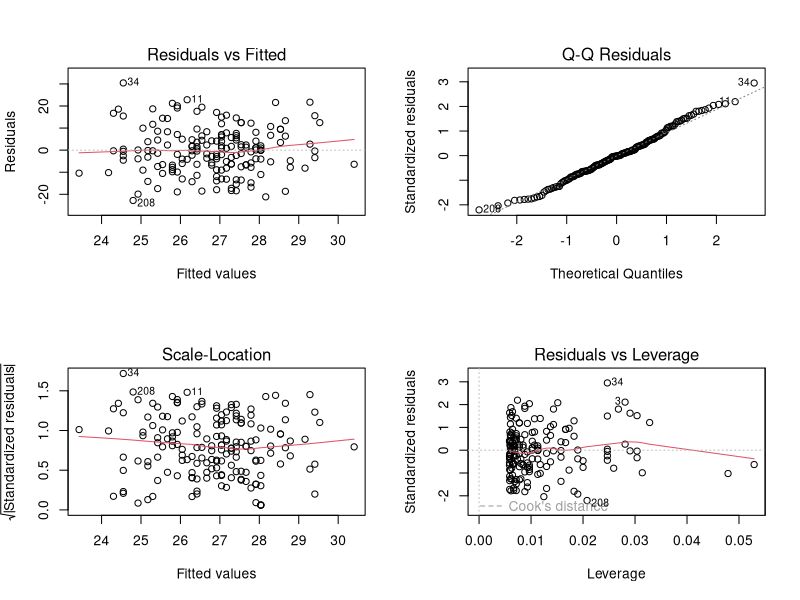
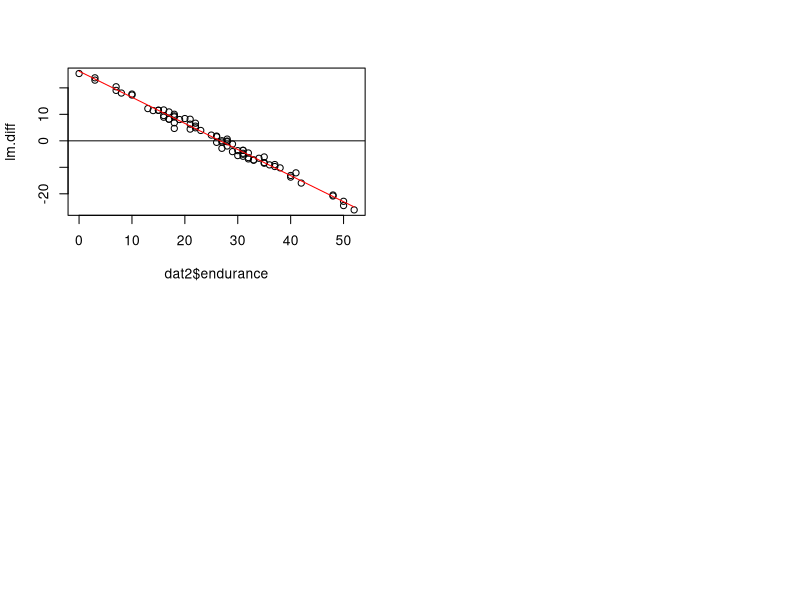

Source code (R) for these figures, in order:
# set working directory
setwd("D:/Coaching/Business Intelligence/Data")


# read dataset regtest.csv
dat<-read.csv("regtest.csv")


# what is dat
class(dat)

# the sampling for learning and validation dataset will start now

# set seed for random number generation
myseed<-2


set.seed(myseed)


#check what seq_len() does
seq_len(nrow(dat))

# get the learning dataset with 70% records
dat1<-dat[sample(seq_len(nrow(dat)),0.7*nrow(dat),replace=F),]

# get the validation dataset with records of dat minus the ones in dat1
uniq<-setdiff(dat$pid,dat1$pid)
dat2<-dat[dat$pid %in% uniq,]

# write dat1 and dat2 as csv files back to working directory

write.csv(dat1,"regtest_s1.csv")



# but the above command gives also the row names in the new csv file, thus use the following
write.csv(dat1,"regtest_s1.csv",row.names=F)
write.csv(dat2,"regtest_s2.csv",row.names=F)

head(dat1,n=5)

# run linear regression to find out endurance
lm.r<-lm(endurance~age, data=dat1)
summary(lm.r)
anova(lm.r)

# plot the regression model
layout(matrix(c(1,2,3,4),2,2,byrow=T))
plot(lm.r)

# predict the data based on the model
lm.p<-predict(lm.r,newdata=dat2,level=0.95,interval="confidence")

# plot the endurance value along with the error in prediction
lm.diff<-lm.p[,1]-dat2$endurance
plot(lm.diff~dat2$endurance)

# draw a line at y=0, and also the difference vs actual values\
abline(h=0)
lines(smooth.spline(lm.diff~dat2$endurance),col="red")


# the score can be saved in a csv file
write.csv(lm.p,"regtest_pred.csv")

# however, to compare the result, one would need to compare it with the original data, and for this rownames will be required
# thus, save dat2 with rownames
write.csv(dat2,"regtest_s2_full.csv")

